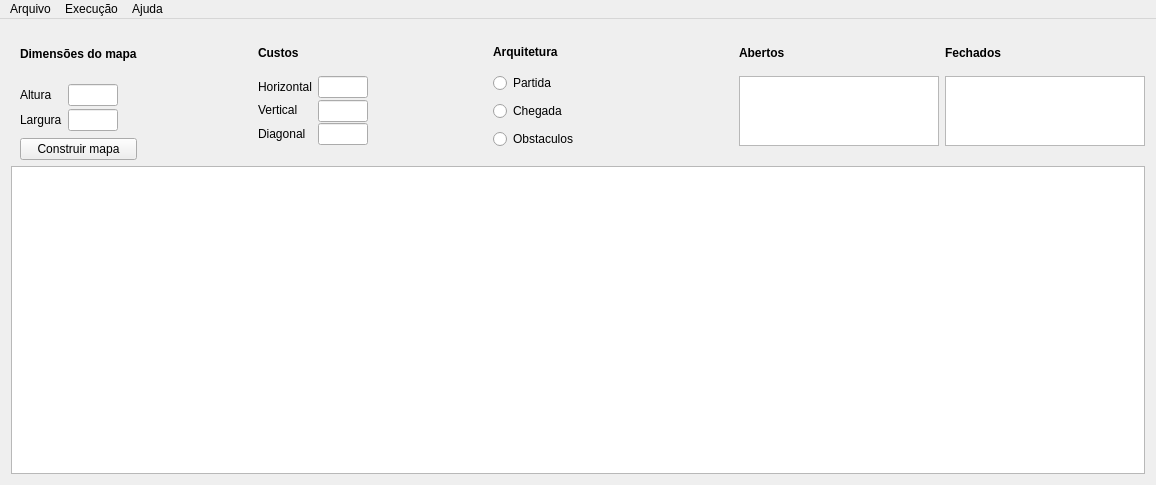
<?xml version="1.0" encoding="UTF-8"?>
<ui version="4.0">
 <class>StarPath</class>
 <widget class="QMainWindow" name="StarPath">
  <property name="geometry">
   <rect>
    <x>0</x>
    <y>0</y>
    <width>1156</width>
    <height>485</height>
   </rect>
  </property>
  <property name="sizePolicy">
   <sizepolicy hsizetype="Expanding" vsizetype="Fixed">
    <horstretch>0</horstretch>
    <verstretch>0</verstretch>
   </sizepolicy>
  </property>
  <property name="windowTitle">
   <string>StarPath</string>
  </property>
  <property name="iconSize">
   <size>
    <width>24</width>
    <height>24</height>
   </size>
  </property>
  <widget class="QWidget" name="centralWidget">
   <layout class="QVBoxLayout" name="verticalLayout">
    <item>
     <widget class="QWidget" name="widget" native="true">
      <property name="sizePolicy">
       <sizepolicy hsizetype="Expanding" vsizetype="Fixed">
        <horstretch>0</horstretch>
        <verstretch>0</verstretch>
       </sizepolicy>
      </property>
      <property name="minimumSize">
       <size>
        <width>0</width>
        <height>130</height>
       </size>
      </property>
      <property name="maximumSize">
       <size>
        <width>16777215</width>
        <height>130</height>
       </size>
      </property>
      <layout class="QHBoxLayout" name="horizontalLayout">
       <property name="leftMargin">
        <number>0</number>
       </property>
       <property name="topMargin">
        <number>0</number>
       </property>
       <property name="rightMargin">
        <number>0</number>
       </property>
       <property name="bottomMargin">
        <number>0</number>
       </property>
       <item>
        <widget class="QWidget" name="widget_6" native="true">
         <property name="maximumSize">
          <size>
           <width>16777215</width>
           <height>16777215</height>
          </size>
         </property>
         <layout class="QVBoxLayout" name="verticalLayout_4">
          <property name="leftMargin">
           <number>9</number>
          </property>
          <property name="topMargin">
           <number>0</number>
          </property>
          <property name="rightMargin">
           <number>0</number>
          </property>
          <property name="bottomMargin">
           <number>0</number>
          </property>
          <item>
           <widget class="QLabel" name="label_22">
            <property name="font">
             <font>
              <weight>75</weight>
              <bold>true</bold>
             </font>
            </property>
            <property name="text">
             <string>Dimensões do mapa</string>
            </property>
           </widget>
          </item>
          <item>
           <widget class="QWidget" name="widget_7" native="true">
            <layout class="QFormLayout" name="formLayout_7">
             <property name="verticalSpacing">
              <number>3</number>
             </property>
             <property name="leftMargin">
              <number>0</number>
             </property>
             <property name="topMargin">
              <number>0</number>
             </property>
             <property name="rightMargin">
              <number>0</number>
             </property>
             <property name="bottomMargin">
              <number>0</number>
             </property>
             <item row="0" column="0">
              <widget class="QLabel" name="lbl_altura">
               <property name="text">
                <string>Altura</string>
               </property>
              </widget>
             </item>
             <item row="1" column="0">
              <widget class="QLabel" name="lbl_largura">
               <property name="text">
                <string>Largura</string>
               </property>
              </widget>
             </item>
             <item row="1" column="1">
              <widget class="QLineEdit" name="edt_largura">
               <property name="maximumSize">
                <size>
                 <width>50</width>
                 <height>22</height>
                </size>
               </property>
              </widget>
             </item>
             <item row="0" column="1">
              <widget class="QLineEdit" name="edt_altura">
               <property name="minimumSize">
                <size>
                 <width>0</width>
                 <height>22</height>
                </size>
               </property>
               <property name="maximumSize">
                <size>
                 <width>50</width>
                 <height>22</height>
                </size>
               </property>
               <property name="inputMask">
                <string/>
               </property>
               <property name="text">
                <string/>
               </property>
               <property name="maxLength">
                <number>32767</number>
               </property>
              </widget>
             </item>
            </layout>
           </widget>
          </item>
          <item>
           <widget class="QPushButton" name="btn_confirmar">
            <property name="text">
             <string>Construir mapa</string>
            </property>
           </widget>
          </item>
         </layout>
        </widget>
       </item>
       <item>
        <spacer name="horizontalSpacer_2">
         <property name="orientation">
          <enum>Qt::Horizontal</enum>
         </property>
         <property name="sizeHint" stdset="0">
          <size>
           <width>40</width>
           <height>20</height>
          </size>
         </property>
        </spacer>
       </item>
       <item>
        <widget class="QWidget" name="widget_4" native="true">
         <property name="maximumSize">
          <size>
           <width>16777215</width>
           <height>16777215</height>
          </size>
         </property>
         <layout class="QVBoxLayout" name="verticalLayout_3">
          <property name="spacing">
           <number>0</number>
          </property>
          <property name="leftMargin">
           <number>0</number>
          </property>
          <property name="topMargin">
           <number>0</number>
          </property>
          <property name="rightMargin">
           <number>0</number>
          </property>
          <property name="bottomMargin">
           <number>0</number>
          </property>
          <item>
           <widget class="QLabel" name="label_11">
            <property name="minimumSize">
             <size>
              <width>0</width>
              <height>0</height>
             </size>
            </property>
            <property name="maximumSize">
             <size>
              <width>16777215</width>
              <height>20</height>
             </size>
            </property>
            <property name="font">
             <font>
              <weight>75</weight>
              <bold>true</bold>
             </font>
            </property>
            <property name="text">
             <string>Custos</string>
            </property>
           </widget>
          </item>
          <item>
           <widget class="QWidget" name="widget_5" native="true">
            <property name="minimumSize">
             <size>
              <width>0</width>
              <height>0</height>
             </size>
            </property>
            <property name="maximumSize">
             <size>
              <width>16777215</width>
              <height>70</height>
             </size>
            </property>
            <layout class="QFormLayout" name="formLayout_6">
             <property name="verticalSpacing">
              <number>3</number>
             </property>
             <property name="leftMargin">
              <number>0</number>
             </property>
             <property name="topMargin">
              <number>0</number>
             </property>
             <property name="rightMargin">
              <number>0</number>
             </property>
             <property name="bottomMargin">
              <number>2</number>
             </property>
             <item row="1" column="0">
              <widget class="QLabel" name="lbl_horizontal">
               <property name="text">
                <string>Horizontal</string>
               </property>
              </widget>
             </item>
             <item row="1" column="1">
              <widget class="QLineEdit" name="edt_horizontal">
               <property name="minimumSize">
                <size>
                 <width>0</width>
                 <height>22</height>
                </size>
               </property>
               <property name="maximumSize">
                <size>
                 <width>50</width>
                 <height>22</height>
                </size>
               </property>
              </widget>
             </item>
             <item row="2" column="0">
              <widget class="QLabel" name="lbl_vertical">
               <property name="text">
                <string>Vertical</string>
               </property>
              </widget>
             </item>
             <item row="2" column="1">
              <widget class="QLineEdit" name="edt_vertical">
               <property name="minimumSize">
                <size>
                 <width>0</width>
                 <height>22</height>
                </size>
               </property>
               <property name="maximumSize">
                <size>
                 <width>50</width>
                 <height>22</height>
                </size>
               </property>
              </widget>
             </item>
             <item row="3" column="0">
              <widget class="QLabel" name="lbl_diagonal">
               <property name="text">
                <string>Diagonal</string>
               </property>
              </widget>
             </item>
             <item row="3" column="1">
              <widget class="QLineEdit" name="edt_diagonal">
               <property name="minimumSize">
                <size>
                 <width>0</width>
                 <height>22</height>
                </size>
               </property>
               <property name="maximumSize">
                <size>
                 <width>50</width>
                 <height>22</height>
                </size>
               </property>
              </widget>
             </item>
            </layout>
           </widget>
          </item>
         </layout>
        </widget>
       </item>
       <item>
        <spacer name="horizontalSpacer_3">
         <property name="orientation">
          <enum>Qt::Horizontal</enum>
         </property>
         <property name="sizeHint" stdset="0">
          <size>
           <width>40</width>
           <height>20</height>
          </size>
         </property>
        </spacer>
       </item>
       <item>
        <widget class="QWidget" name="widget_3" native="true">
         <layout class="QVBoxLayout" name="verticalLayout_2">
          <property name="spacing">
           <number>0</number>
          </property>
          <property name="leftMargin">
           <number>0</number>
          </property>
          <property name="topMargin">
           <number>0</number>
          </property>
          <property name="rightMargin">
           <number>0</number>
          </property>
          <property name="bottomMargin">
           <number>0</number>
          </property>
          <item>
           <widget class="QLabel" name="label_21">
            <property name="maximumSize">
             <size>
              <width>16777215</width>
              <height>27</height>
             </size>
            </property>
            <property name="font">
             <font>
              <weight>75</weight>
              <bold>true</bold>
             </font>
            </property>
            <property name="text">
             <string>Arquitetura</string>
            </property>
           </widget>
          </item>
          <item>
           <widget class="QRadioButton" name="radioBtn_partida">
            <property name="maximumSize">
             <size>
              <width>16777215</width>
              <height>20</height>
             </size>
            </property>
            <property name="text">
             <string>Partida</string>
            </property>
            <property name="iconSize">
             <size>
              <width>16</width>
              <height>13</height>
             </size>
            </property>
           </widget>
          </item>
          <item>
           <widget class="QRadioButton" name="radioBtn_chegada">
            <property name="maximumSize">
             <size>
              <width>16777215</width>
              <height>20</height>
             </size>
            </property>
            <property name="text">
             <string>Chegada</string>
            </property>
           </widget>
          </item>
          <item>
           <widget class="QRadioButton" name="raadioBtn_Obstaculos">
            <property name="maximumSize">
             <size>
              <width>16777215</width>
              <height>20</height>
             </size>
            </property>
            <property name="text">
             <string>Obstaculos</string>
            </property>
           </widget>
          </item>
         </layout>
        </widget>
       </item>
       <item>
        <spacer name="horizontalSpacer">
         <property name="orientation">
          <enum>Qt::Horizontal</enum>
         </property>
         <property name="sizeHint" stdset="0">
          <size>
           <width>40</width>
           <height>20</height>
          </size>
         </property>
        </spacer>
       </item>
       <item>
        <widget class="QWidget" name="widget_2" native="true">
         <layout class="QGridLayout" name="gridLayout">
          <property name="leftMargin">
           <number>0</number>
          </property>
          <property name="topMargin">
           <number>0</number>
          </property>
          <property name="rightMargin">
           <number>0</number>
          </property>
          <property name="bottomMargin">
           <number>0</number>
          </property>
          <property name="horizontalSpacing">
           <number>6</number>
          </property>
          <property name="verticalSpacing">
           <number>0</number>
          </property>
          <item row="0" column="2">
           <widget class="QLabel" name="lbl_fechados">
            <property name="maximumSize">
             <size>
              <width>16777215</width>
              <height>20</height>
             </size>
            </property>
            <property name="font">
             <font>
              <weight>75</weight>
              <bold>true</bold>
             </font>
            </property>
            <property name="text">
             <string>Fechados</string>
            </property>
           </widget>
          </item>
          <item row="1" column="1">
           <widget class="QListWidget" name="list_abertos">
            <property name="minimumSize">
             <size>
              <width>0</width>
              <height>0</height>
             </size>
            </property>
            <property name="maximumSize">
             <size>
              <width>200</width>
              <height>70</height>
             </size>
            </property>
           </widget>
          </item>
          <item row="0" column="1">
           <widget class="QLabel" name="lbl_abertos">
            <property name="maximumSize">
             <size>
              <width>16777215</width>
              <height>20</height>
             </size>
            </property>
            <property name="font">
             <font>
              <weight>75</weight>
              <bold>true</bold>
             </font>
            </property>
            <property name="text">
             <string>Abertos</string>
            </property>
           </widget>
          </item>
          <item row="1" column="0">
           <spacer name="horizontalSpacer_4">
            <property name="orientation">
             <enum>Qt::Horizontal</enum>
            </property>
            <property name="sizeHint" stdset="0">
             <size>
              <width>40</width>
              <height>20</height>
             </size>
            </property>
           </spacer>
          </item>
          <item row="1" column="2">
           <widget class="QListWidget" name="list_fechados">
            <property name="minimumSize">
             <size>
              <width>0</width>
              <height>0</height>
             </size>
            </property>
            <property name="maximumSize">
             <size>
              <width>200</width>
              <height>70</height>
             </size>
            </property>
           </widget>
          </item>
         </layout>
        </widget>
       </item>
      </layout>
     </widget>
    </item>
    <item>
     <widget class="QTableWidget" name="tableWidget">
      <property name="editTriggers">
       <set>QAbstractItemView::NoEditTriggers</set>
      </property>
      <property name="selectionMode">
       <enum>QAbstractItemView::NoSelection</enum>
      </property>
      <property name="iconSize">
       <size>
        <width>41</width>
        <height>41</height>
       </size>
      </property>
      <property name="rowCount">
       <number>0</number>
      </property>
      <property name="columnCount">
       <number>0</number>
      </property>
      <attribute name="horizontalHeaderDefaultSectionSize">
       <number>48</number>
      </attribute>
      <attribute name="horizontalHeaderHighlightSections">
       <bool>false</bool>
      </attribute>
      <attribute name="horizontalHeaderMinimumSectionSize">
       <number>48</number>
      </attribute>
      <attribute name="verticalHeaderDefaultSectionSize">
       <number>48</number>
      </attribute>
      <attribute name="verticalHeaderMinimumSectionSize">
       <number>48</number>
      </attribute>
     </widget>
    </item>
   </layout>
  </widget>
  <widget class="QMenuBar" name="menuBar">
   <property name="geometry">
    <rect>
     <x>0</x>
     <y>0</y>
     <width>1156</width>
     <height>25</height>
    </rect>
   </property>
   <widget class="QMenu" name="menuFile">
    <property name="title">
     <string>Arquivo</string>
    </property>
    <addaction name="actionAbrir"/>
    <addaction name="actionSalvar"/>
   </widget>
   <widget class="QMenu" name="menuRun">
    <property name="title">
     <string>Execução</string>
    </property>
    <addaction name="actionCome_ar"/>
   </widget>
   <widget class="QMenu" name="menuAjuda">
    <property name="title">
     <string>Ajuda</string>
    </property>
    <addaction name="actionSobre"/>
   </widget>
   <addaction name="menuFile"/>
   <addaction name="menuRun"/>
   <addaction name="menuAjuda"/>
  </widget>
  <action name="actionAbrir">
   <property name="text">
    <string>Abrir</string>
   </property>
   <property name="shortcut">
    <string>Ctrl+O</string>
   </property>
  </action>
  <action name="actionSalvar">
   <property name="text">
    <string>Salvar</string>
   </property>
   <property name="shortcut">
    <string>Ctrl+S</string>
   </property>
  </action>
  <action name="actionSobre">
   <property name="text">
    <string>Sobre</string>
   </property>
  </action>
  <action name="actionCome_ar">
   <property name="text">
    <string>Começar</string>
   </property>
   <property name="shortcut">
    <string>F5</string>
   </property>
  </action>
  <action name="actionLindo">
   <property name="text">
    <string>Lindo</string>
   </property>
   <property name="shortcut">
    <string>Ctrl+Y</string>
   </property>
  </action>
 </widget>
 <layoutdefault spacing="6" margin="11"/>
 <resources/>
 <connections/>
</ui>
